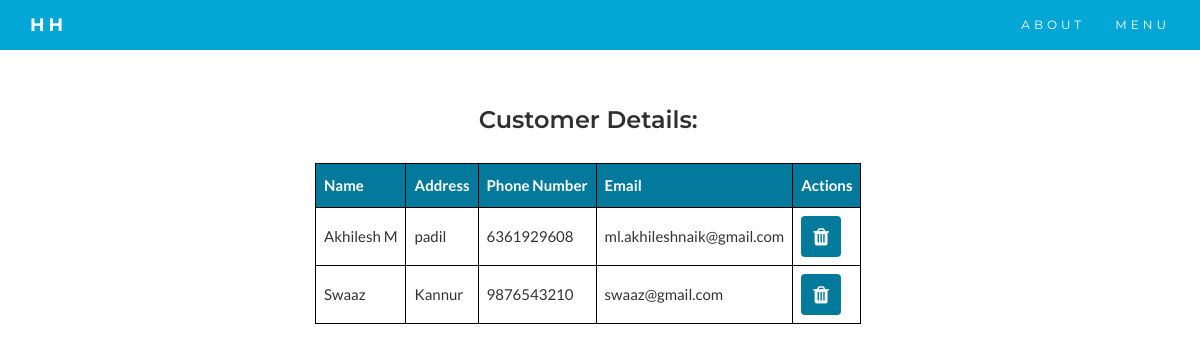
The app's page /admin_customer_details, older data.
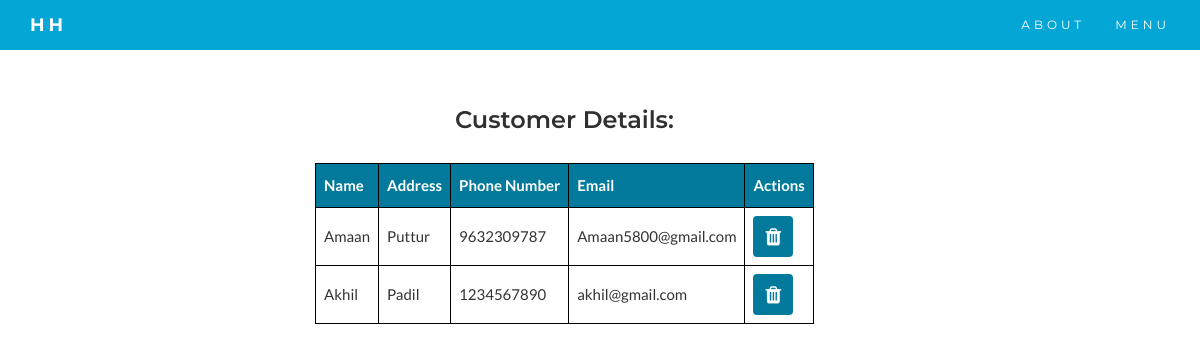
The same page, newer data.
### tables this page shows
CREATE TABLE CUSTOMER(
                        cst_name TEXT,
                        cst_address TEXT,
                        cst_phone TEXT PRIMARY KEY,
                        cst_email TEXT
                    );

### main.py (the view)
@app.route('/admin_customer_details')
def render_admin_customer_details():
    with sql.connect('grocery.db') as conn:
        c = conn.cursor()
        cust_query = c.execute("""SELECT * FROM CUSTOMER""").fetchall()
        return render_template("admin_customer_details.html",cust=cust_query)

### templates/admin_customer_details.html (shortened to what this page needs)
<!DOCTYPE html>
<html lang="en">
<head>
    <link rel="stylesheet" href="https://maxcdn.bootstrapcdn.com/bootstrap/3.4.1/css/bootstrap.min.css">
    <link rel="stylesheet" href="http://gc.kis.v2.scr.kaspersky-labs.com/E3E8934C-235A-4B0E-825A-35A08381A191/abn/main.css?attr=aHR0cDovLzEyNy4wLjAuMTo1MDAwL2luZGV4" />
    <link rel="stylesheet" href="https://cdnjs.cloudflare.com/ajax/libs/font-awesome/4.7.0/css/font-awesome.min.css">
</head>
<body>
<nav class="navbar navbar-default navbar-fixed-top">
    <div class="container">
      <div class="navbar-header">
        <a class="navbar-brand" href="/index"><strong> HH </strong></a>
      </div>
      <div class="collapse navbar-collapse" id="myNavbar">
        <ul class="nav navbar-nav navbar-right">
          <li><a href="/index">ABOUT</a></li>
          <li><a href="/admin_menu">MENU</a></li>
        </ul>
      </div>
    </div>
</nav>
<div class="col-md-offset-3 col-md-6 table-form"  >
<h2 style="text-align:center; margin-top: 107px;">Customer Details:</h2>
  <table style="border: 1px solid black; text-align: left;border-collapse: collapse;">
    <tr style="border: 1px solid black;">
        <th style="border: 1px solid black;">Name</th>
        <th style="border: 1px solid black;">Address</th>
        <th style="border: 1px solid black;">Phone Number</th>
        <th style="border: 1px solid black;">Email</th>
        <th style="border: 1px solid black;">Actions</th>
    </tr>
    {% for c in cust %}
                <td style="border: 1px solid black;">{{c[0]}}</td>
                <td style="border: 1px solid black;">{{c[1]}}</td>
                <td style="border: 1px solid black;">{{c[2]}}</td>
                <td style="border: 1px solid black;">{{c[3]}}</td>
                <td><a href="/delete_customer/{{c[2]}}"><button onclick="return confirm('Are you sure to Delete data');" value="DELETE" class="btn btn-danger"><i class="fa fa-trash"></i></button> </a> </td>
    {% endfor %}
</table>
</div>
</body>
</html>

### templates/admin_customer_details.html (style rules this page uses)
.table-form { min-height:400px; width: auto; }
.table-form,h1 { text-align: center; color: #333; }
body { font: 400 15px Lato, sans-serif; line-height: 1.8; color: #757575; }
h2 { font-size: 24px; color: #303030; font-weight: 600; margin-bottom: 30px; font-family: Montserrat, sans-serif; }
.navbar { margin-bottom: 0; background-color: #04a6d5; z-index: 9999; border: 0; font-size: 12px !important; line-height: 1.42857143 !important; letter-spacing: 4px; border-radius: 0; font-family: Montserrat, sans-serif; }
.navbar li a, .navbar .navbar-brand { color: #fff !important; }
.btn { background-color: #037a9b; border: none; color: white; font-size: 20px; cursor: pointer; }
th, td { text-align: left; padding: 8px; }
th { background-color:#037a9b; color: white; }

Row changes from the older to the newer data that the page shows:
removed CUSTOMER: cst_name "Akhilesh M", cst_address "padil", cst_phone "6361929608", cst_email "ml.akhileshnaik@gmail.com"
removed CUSTOMER: cst_name "Swaaz", cst_address "Kannur", cst_phone "9876543210", cst_email "swaaz@gmail.com"
added CUSTOMER: cst_name "Amaan", cst_address "Puttur", cst_phone "9632309787", cst_email "Amaan5800@gmail.com"
added CUSTOMER: cst_name "Akhil", cst_address "Padil", cst_phone "1234567890", cst_email "akhil@gmail.com"
